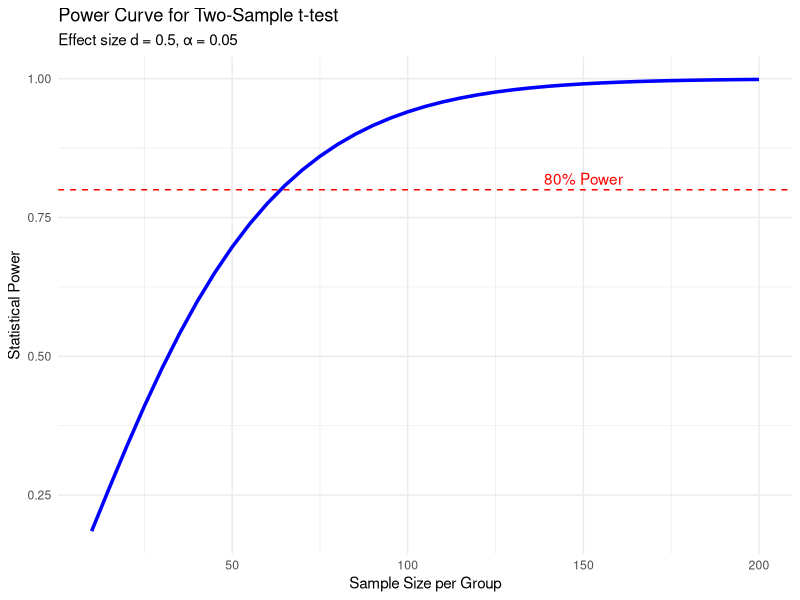
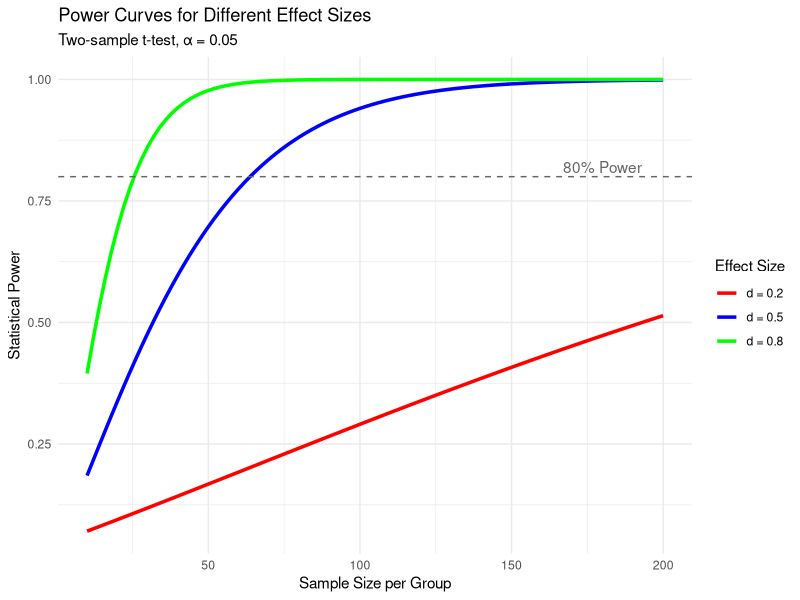
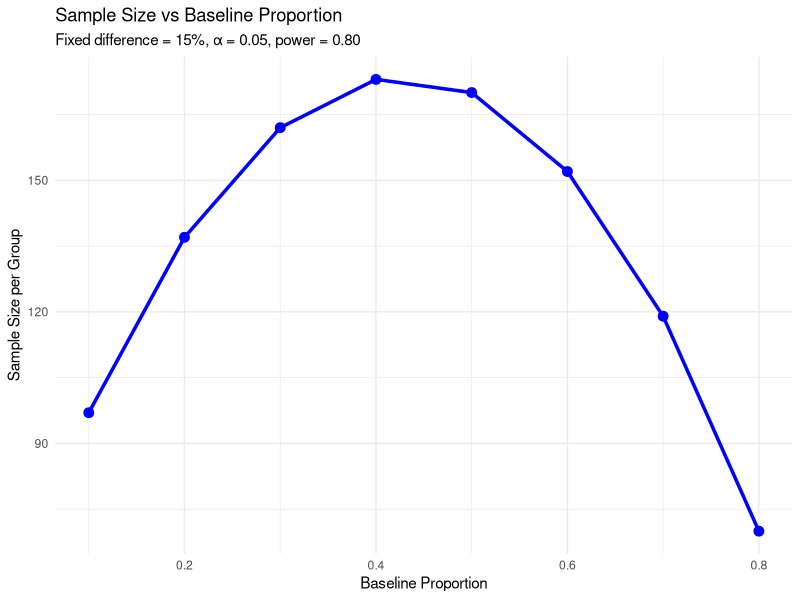

The R source for these figures, in order:
# ============================================================================
# Sample Size & Power Analysis 
# ============================================================================

# Install and load required packages
# install.packages("pwr")
# install.packages("ggplot2")

library(pwr)
library(ggplot2)

# ============================================================================
# Why Sample Size is Important
# ============================================================================

# Example: Calculating effect size from pilot data
# Scenario: New drug to lower blood pressure

# Pilot data
treatment_mean <- 120  # mmHg
control_mean <- 130    # mmHg
pooled_sd <- 15        # mmHg

# Calculate Cohen's d (effect size)
cohens_d <- (treatment_mean - control_mean) / pooled_sd
cohens_d

# if cohens_d < 0.3 then the effect size is small, but if cohens_d < 0.7 then medium, else large


# ============================================================================
# Types of Errors & Power
# ============================================================================

# Demonstrating the relationship between alpha, beta, and power
alpha <- 0.05  # Type I error rate
beta <- 0.20   # Type II error rate
power <- 1 - beta

alpha
beta
power


# Visualizing power with different sample sizes
effect_size <- 0.5
sample_sizes <- seq(10, 200, by = 5)

# Calculate power for each sample size
power_values <- sapply(sample_sizes, function(n) {
  result <- pwr.t.test(n = n, d = effect_size, sig.level = 0.05, 
                       type = "two.sample", alternative = "two.sided")
  return(result$power)
})

# Create power curve
power_data <- data.frame(n = sample_sizes, power = power_values)

ggplot(power_data, aes(x = n, y = power)) +
  geom_line(color = "blue", size = 1.2) +
  geom_hline(yintercept = 0.80, linetype = "dashed", color = "red") +
  labs(title = "Power Curve for Two-Sample t-test",
       subtitle = "Effect size d = 0.5, α = 0.05",
       x = "Sample Size per Group",
       y = "Statistical Power") +
  theme_minimal() +
  annotate("text", x = 150, y = 0.82, label = "80% Power", color = "red")

# ============================================================================
# Power Analysis in R (pwr package)
# ============================================================================

# ---------------------------------------------------------------------------
# Basic power analysis: Calculate sample size
# ---------------------------------------------------------------------------

# Two-sample t-test: How many participants do we need?
power_analysis_1 <- pwr.t.test(
  d = 0.5,              # Medium effect size
  sig.level = 0.05,     # Alpha level
  power = 0.80,         # Desired power
  type = "two.sample",  # Independent samples
  alternative = "two.sided"
)

print(power_analysis_1)

# Extract sample size needed per group
n_per_group <- ceiling(power_analysis_1$n)

# ---------------------------------------------------------------------------
# Calculate power for a given sample size
# ---------------------------------------------------------------------------

power_analysis_2 <- pwr.t.test(
  n = 50,               # Sample size per group
  d = 0.5,              # Effect size
  sig.level = 0.05,
  type = "two.sample",
  alternative = "two.sided"
)


# ---------------------------------------------------------------------------
# Calculate detectable effect size for given n and power
# ---------------------------------------------------------------------------

power_analysis_3 <- pwr.t.test(
  n = 30,               # Available sample size
  sig.level = 0.05,
  power = 0.80,
  type = "two.sample",
  alternative = "two.sided"
)

# ---------------------------------------------------------------------------
# Creating comprehensive power curves for multiple effect sizes
# ---------------------------------------------------------------------------

# Sample sizes to evaluate
sample_sizes <- seq(10, 200, by = 2)

# Multiple effect sizes
effect_sizes <- c(0.2, 0.5, 0.8)

# Calculate power for all combinations
power_curves <- data.frame()

for (d in effect_sizes) {
  powers <- sapply(sample_sizes, function(n) {
    result <- pwr.t.test(n = n, d = d, sig.level = 0.05,
                         type = "two.sample", alternative = "two.sided")
    return(result$power)
  })
  
  temp_df <- data.frame(
    n = sample_sizes,
    power = powers,
    effect_size = paste("d =", d)
  )
  
  power_curves <- rbind(power_curves, temp_df)
}

# Plot comprehensive power curves
ggplot(power_curves, aes(x = n, y = power, color = effect_size)) +
  geom_line(size = 1.2) +
  geom_hline(yintercept = 0.80, linetype = "dashed", color = "gray40") +
  labs(title = "Power Curves for Different Effect Sizes",
       subtitle = "Two-sample t-test, α = 0.05",
       x = "Sample Size per Group",
       y = "Statistical Power",
       color = "Effect Size") +
  theme_minimal() +
  scale_color_manual(values = c("red", "blue", "green")) +
  annotate("text", x = 180, y = 0.82, label = "80% Power", color = "gray40")

# ---------------------------------------------------------------------------
# Sensitivity analysis: What if effect size is uncertain?
# ---------------------------------------------------------------------------

# Expected effect size
expected_d <- 0.5

# Calculate sample size for expected effect
main_analysis <- pwr.t.test(d = expected_d, sig.level = 0.05, 
                            power = 0.80, type = "two.sample")
n_expected <- ceiling(main_analysis$n)


# What if effect is smaller?
smaller_effect <- pwr.t.test(n = n_expected, d = 0.3, sig.level = 0.05,
                             type = "two.sample")

# What if effect is larger?
larger_effect <- pwr.t.test(n = n_expected, d = 0.7, sig.level = 0.05,
                            type = "two.sample")

# ============================================================================
# Determining Sample Size for t-tests
# ============================================================================

# ---------------------------------------------------------------------------
# Independent Samples t-test
# ---------------------------------------------------------------------------


# Example: Comparing treatment vs control groups
# Treatment mean = 25, Control mean = 20, SD = 10

mean_treatment <- 25
mean_control <- 20
sd_pooled <- 10

d_independent <- (mean_treatment - mean_control) / sd_pooled

# Two-sided test
independent_two_sided <- pwr.t.test(
  d = d_independent,
  sig.level = 0.05,
  power = 0.80,
  type = "two.sample",
  alternative = "two.sided"
)

# One-sided test (if we predict direction)
independent_one_sided <- pwr.t.test(
  d = d_independent,
  sig.level = 0.05,
  power = 0.80,
  type = "two.sample",
  alternative = "greater"
)

cat("One-sided test:\n")
cat("  Sample size per group:", ceiling(independent_one_sided$n), "\n")
cat("  Total sample size:", ceiling(independent_one_sided$n) * 2, "\n\n")

# ---------------------------------------------------------------------------
# Paired Samples t-test
# ---------------------------------------------------------------------------

cat("=== PAIRED SAMPLES T-TEST ===\n")

# Example: Before-after blood pressure measurement
# Mean difference = 5 mmHg, SD of differences = 8 mmHg

mean_diff <- 5
sd_diff <- 8

d_paired <- mean_diff / sd_diff

paired_analysis <- pwr.t.test(
  d = d_paired,
  sig.level = 0.05,
  power = 0.80,
  type = "paired",
  alternative = "two.sided"
)



# ---------------------------------------------------------------------------
# One-sample t-test
# ---------------------------------------------------------------------------


# Example: Is average IQ of medical students different from 100?
# Hypothesized mean = 105, SD = 15, Population mean = 100

hypothesized_mean <- 105
population_mean <- 100
sd_population <- 15

d_one_sample <- (hypothesized_mean - population_mean) / sd_population

one_sample_analysis <- pwr.t.test(
  d = d_one_sample,
  sig.level = 0.05,
  power = 0.80,
  type = "one.sample",
  alternative = "two.sided"
)

# ---------------------------------------------------------------------------
# Sample Size Table for Different Effect Sizes
# ---------------------------------------------------------------------------


effect_sizes <- c(0.2, 0.3, 0.4, 0.5, 0.6, 0.8, 1.0)
sample_size_table <- data.frame(
  Effect_Size = effect_sizes,
  n_per_group = numeric(length(effect_sizes)),
  Total_N = numeric(length(effect_sizes))
)

for (i in 1:length(effect_sizes)) {
  result <- pwr.t.test(d = effect_sizes[i], sig.level = 0.05, 
                       power = 0.80, type = "two.sample")
  sample_size_table$n_per_group[i] <- ceiling(result$n)
  sample_size_table$Total_N[i] <- ceiling(result$n) * 2
}

print(sample_size_table)

# ---------------------------------------------------------------------------
# Accounting for Attrition
# ---------------------------------------------------------------------------


required_n <- 64  # From power analysis
attrition_rate <- 0.20  # 20% expected dropout

recruited_n <- ceiling(required_n / (1 - attrition_rate))


# ============================================================================
# Sample Size for Proportion Tests
# ============================================================================

# ---------------------------------------------------------------------------
# Two-Proportion Test
# ---------------------------------------------------------------------------


# Example: Comparing vaccination efficacy
# Group 1 (vaccine): 80% success rate
# Group 2 (placebo): 60% success rate

p1 <- 0.80
p2 <- 0.60

# Calculate Cohen's h
h <- ES.h(p1, p2)



# Power analysis for two proportions
two_prop_analysis <- pwr.2p.test(
  h = h,
  sig.level = 0.05,
  power = 0.80,
  alternative = "two.sided"
)


# ---------------------------------------------------------------------------
# One-Proportion Test
# ---------------------------------------------------------------------------


# Example: Is local vaccination rate different from national rate?
# National rate: 70%
# Expected local rate: 65%

p_null <- 0.70
p_alternative <- 0.65

h_one_prop <- ES.h(p_alternative, p_null)

one_prop_analysis <- pwr.p.test(
  h = h_one_prop,
  sig.level = 0.05,
  power = 0.80,
  alternative = "two.sided"
)


# ---------------------------------------------------------------------------
# Sample Size Table for Proportion Tests
# ---------------------------------------------------------------------------

p2_fixed <- 0.50  # Baseline proportion
differences <- c(0.05, 0.10, 0.15, 0.20, 0.25, 0.30)

prop_table <- data.frame(
  p1 = p2_fixed + differences,
  p2 = p2_fixed,
  Difference = differences,
  Cohen_h = numeric(length(differences)),
  n_per_group = numeric(length(differences))
)

for (i in 1:length(differences)) {
  h_temp <- ES.h(prop_table$p1[i], prop_table$p2[i])
  result <- pwr.2p.test(h = h_temp, sig.level = 0.05, power = 0.80)
  prop_table$Cohen_h[i] <- round(h_temp, 3)
  prop_table$n_per_group[i] <- ceiling(result$n)
}

print(prop_table)

# ---------------------------------------------------------------------------
# Visualizing Effect of Baseline Proportion
# ---------------------------------------------------------------------------

# How does baseline proportion affect sample size?
baseline_props <- seq(0.1, 0.9, by = 0.1)
difference <- 0.15  # Fixed difference

sample_sizes_baseline <- sapply(baseline_props, function(p_base) {
  p_compare <- p_base + difference
  if (p_compare > 1) return(NA)  # Skip invalid proportions
  
  h_temp <- ES.h(p_compare, p_base)
  result <- pwr.2p.test(h = h_temp, sig.level = 0.05, power = 0.80)
  return(ceiling(result$n))
})

baseline_data <- data.frame(
  baseline_p = baseline_props,
  sample_size = sample_sizes_baseline
)

baseline_data <- baseline_data[!is.na(baseline_data$sample_size), ]

ggplot(baseline_data, aes(x = baseline_p, y = sample_size)) +
  geom_line(color = "blue", size = 1.2) +
  geom_point(color = "blue", size = 3) +
  labs(title = "Sample Size vs Baseline Proportion",
       subtitle = "Fixed difference = 15%, α = 0.05, power = 0.80",
       x = "Baseline Proportion",
       y = "Sample Size per Group") +
  theme_minimal()

# ---------------------------------------------------------------------------
# Comparing Different Scenarios
# ---------------------------------------------------------------------------


scenarios <- data.frame(
  Scenario = c("High baseline", "Mid baseline", "Low baseline"),
  p1 = c(0.80, 0.50, 0.20),
  p2 = c(0.65, 0.35, 0.05),
  stringsAsFactors = FALSE
)

scenarios$Difference <- scenarios$p1 - scenarios$p2
scenarios$Cohen_h <- numeric(nrow(scenarios))
scenarios$n_per_group <- numeric(nrow(scenarios))

for (i in 1:nrow(scenarios)) {
  h_temp <- ES.h(scenarios$p1[i], scenarios$p2[i])
  result <- pwr.2p.test(h = h_temp, sig.level = 0.05, power = 0.80)
  scenarios$Cohen_h[i] <- round(h_temp, 3)
  scenarios$n_per_group[i] <- ceiling(result$n)
}

print(scenarios)
